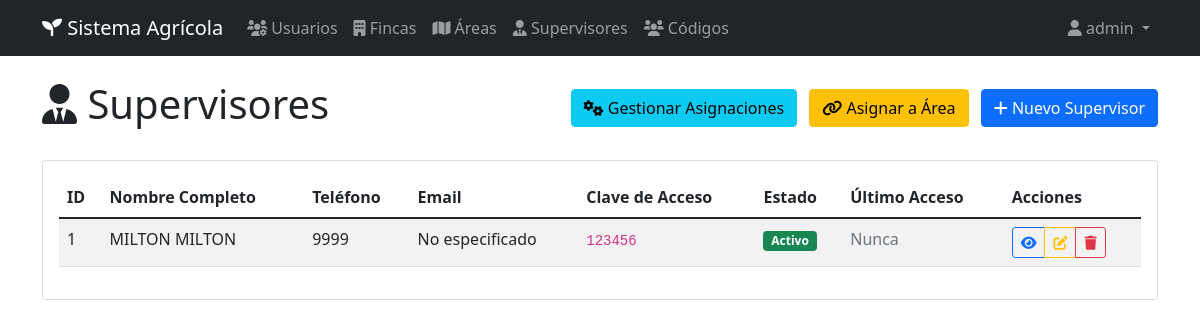
Screenshot of /supervisores (signed in) with the database file from the repository.
### app.py (models this page shows)
class Supervisor(db.Model):
    id = db.Column(db.Integer, primary_key=True)
    nombre = db.Column(db.String(100), nullable=False)
    apellido = db.Column(db.String(100), nullable=False)
    telefono = db.Column(db.String(20))
    email = db.Column(db.String(120))
    clave_acceso = db.Column(db.String(50), unique=True, nullable=False)
    activo = db.Column(db.Boolean, default=True)
    fecha_creacion = db.Column(db.DateTime, default=datetime.utcnow)
    fecha_ultimo_acceso = db.Column(db.DateTime)
    areas = db.relationship('Area', backref='supervisor', lazy=True)

### app.py (the view)
@app.route('/supervisores')
def listar_supervisores():
    if 'user_id' not in session:
        return redirect(url_for('login'))
    supervisores = Supervisor.query.all()
    return render_template('supervisores/listar.html', supervisores=supervisores)

### templates/supervisores/listar.html (shortened to what this page needs)
{% extends "base.html" %}
{% block content %}
<div class="d-flex justify-content-between align-items-center mb-4">
    <h1><i class="fas fa-user-tie"></i> Supervisores</h1>
    {% if session.rol in ['admin', 'rrhh', 'jefe_cultivo'] %}
    <div>
        <a href="{{ url_for('gestionar_asignaciones_supervisores') }}" class="btn btn-info me-2">
            <i class="fas fa-cogs"></i> Gestionar Asignaciones
        </a>
        <a href="{{ url_for('asignar_supervisor_area') }}" class="btn btn-warning me-2">
            <i class="fas fa-link"></i> Asignar a Área
        </a>
        <a href="{{ url_for('crear_supervisor') }}" class="btn btn-primary">
            <i class="fas fa-plus"></i> Nuevo Supervisor
        </a>
    </div>
    {% endif %}
</div>
<div class="card">
    <div class="card-body">
        {% if supervisores %}
        <div class="table-responsive">
            <table class="table table-striped">
                <thead>
                    <tr>
                        <th>ID</th>
                        <th>Nombre Completo</th>
                        <th>Teléfono</th>
                        <th>Email</th>
                        <th>Clave de Acceso</th>
                        <th>Estado</th>
                        <th>Último Acceso</th>
                        <th>Acciones</th>
                    </tr>
                </thead>
                <tbody>
                    {% for supervisor in supervisores %}
                    <tr>
                        <td>{{ supervisor.id }}</td>
                        <td>{{ supervisor.nombre }} {{ supervisor.apellido }}</td>
                        <td>{{ supervisor.telefono or 'No especificado' }}</td>
                        <td>{{ supervisor.email or 'No especificado' }}</td>
                        <td>
                            <code>{{ supervisor.clave_acceso }}</code>
                        </td>
                        <td>
                            {% if supervisor.activo %}
                                <span class="badge bg-success">Activo</span>
                            {% else %}
                                <span class="badge bg-danger">Inactivo</span>
                            {% endif %}
                        </td>
                        <td>
                            {% if supervisor.fecha_ultimo_acceso %}
                                {{ supervisor.fecha_ultimo_acceso.strftime('%d/%m/%Y %H:%M') }}
                            {% else %}
                                <span class="text-muted">Nunca</span>
                            {% endif %}
                        </td>
                        <td>
                            <div class="btn-group" role="group">
                                <button type="button" class="btn btn-sm btn-outline-primary">
                                    <i class="fas fa-eye"></i>
                                </button>
                                {% if session.rol in ['admin', 'rrhh', 'jefe_cultivo'] %}
                                <button type="button" class="btn btn-sm btn-outline-warning">
                                    <i class="fas fa-edit"></i>
                                </button>
                                <button type="button" class="btn btn-sm btn-outline-danger">
                                    <i class="fas fa-trash"></i>
                                </button>
                                {% endif %}
                            </div>
                        </td>
                    </tr>
                    {% endfor %}
                </tbody>
            </table>
        </div>
        {% endif %}
    </div>
</div>
{% endblock %}

### rows the page displays
Supervisor: id "1", nombre "MILTON", apellido "MILTON", telefono "9999", email "No especificado", clave_acceso "123456", activo "Activo", shows "Nunca"

### other values shown
{{ session.username }} "admin"
